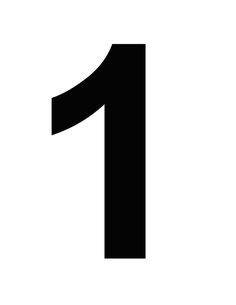
#> input picture session4/1.jpg, 236 x 305 px
$ python demo1.py
#> lines starting #> are read from the running program, lines starting #| are printed output that depends on the picture
import cv2
import numpy as np
import matplotlib.pyplot as plt

# 1. Read the image and convert to grayscale
img_gray = cv2.imread('1.jpg', cv2.IMREAD_GRAYSCALE)
#> img_gray is the input picture: shape (305, 236); min 0, max 255, mean 217.1

if img_gray is None:
    print("Error: Could not load '1.jpg'. Please check the file path.")
else:
    # 2. Convert to float (range 0.0 to 1.0)
    img_float = img_gray.astype(np.float32) / 255.0

    # 3. Define Edge Detection Kernels
    K_vert = np.array([
        [-1,  0,  1],
        [-2,  0,  2],
        [-1,  0,  1]
    ], dtype=np.float32)

    K_horiz = np.array([
        [-1, -2, -1],
        [ 0,  0,  0],
        [ 1,  2,  1]
    ], dtype=np.float32)

    K_diag1 = np.array([
        [ 0,  1,  2],
        [-1,  0,  1],
        [-2, -1,  0]
    ], dtype=np.float32)

    K_diag2 = np.array([
        [ 2,  1,  0],
        [ 1,  0, -1],  # (Fixed minor sign consistency in template row)
        [ 0, -1, -2]
    ], dtype=np.float32)

    # 4. Apply filters using cv2.filter2D (-1 maintains the same depth/float type as input)
    res_vert  = cv2.filter2D(img_float, -1, K_vert)
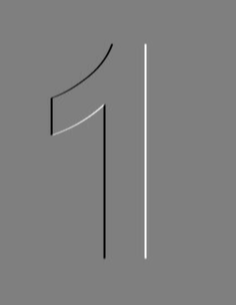
#> res_vert: shape (305, 236) float32; min -3.98, max 3.99, mean 1.8e-09; drawn with min black and max white
    res_horiz = cv2.filter2D(img_float, -1, K_horiz)
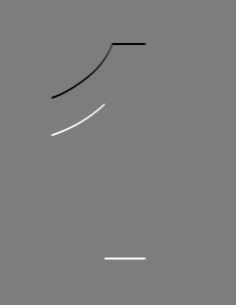
#> res_horiz: shape (305, 236) float32; min -3.87, max 3.99, mean -1.27e-09; drawn with min black and max white
    res_diag1 = cv2.filter2D(img_float, -1, K_diag1)
    res_diag2 = cv2.filter2D(img_float, -1, K_diag2)
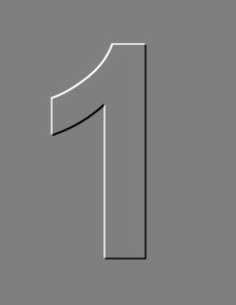
#> res_diag2: shape (305, 236) float32; min -3.94, max 3.92, mean 6.36e-10; drawn with min black and max white

    # 5. Visualize Results in a 2x2 grid
    plt.figure(figsize=(10, 8))

    plt.subplot(2, 2, 1)
    plt.imshow(res_vert, cmap='gray')
    plt.title('Vertical Edges')
    plt.axis('off')

    plt.subplot(2, 2, 2)
    plt.imshow(res_horiz, cmap='gray')
    plt.title('Horizontal Edges')
    plt.axis('off')

    plt.subplot(2, 2, 3)
    plt.imshow(res_diag1, cmap='gray')
    plt.title('Diagonal Edges (+45°)')
    plt.axis('off')

    plt.subplot(2, 2, 4)
    plt.imshow(res_diag2, cmap='gray')
    plt.title('Diagonal Edges (-45°)')
    plt.axis('off')

    plt.tight_layout()
    plt.show()
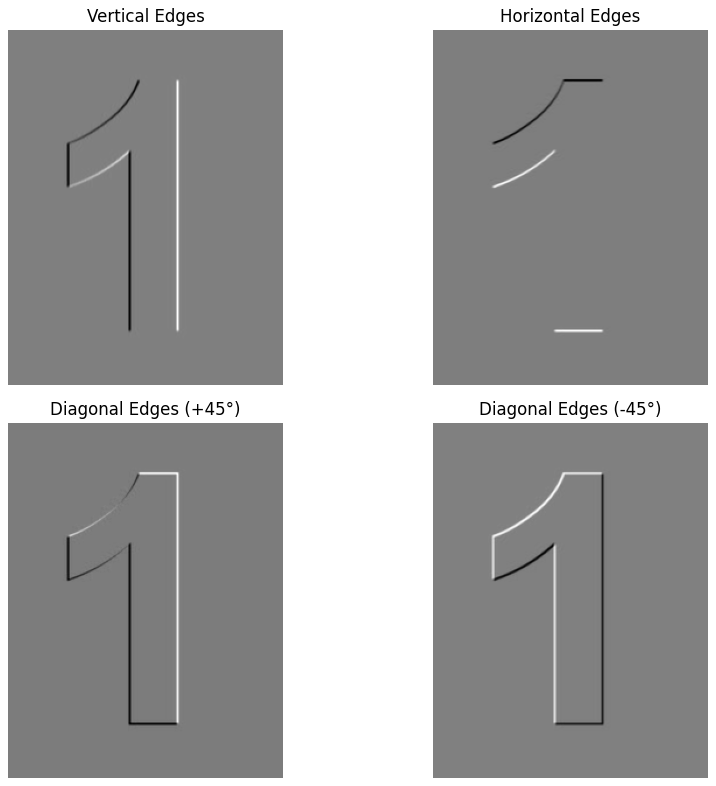
#> figure drawn by matplotlib, 4 panels

$ run again, with session4/2.jpg copied over session4/1.jpg
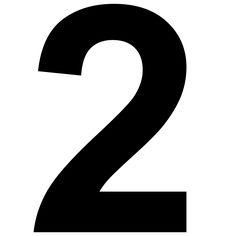
#> input picture session4/2.jpg, 236 x 236 px
#> img_gray is the input picture: shape (236, 236); min 0, max 255, mean 168
#> `res_horiz = cv2.filter2D(img_float, -1, K_horiz)`:
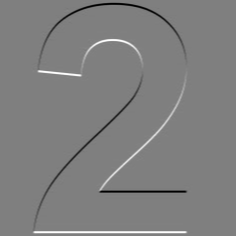
#> res_horiz: shape (236, 236) float32; min -4, max 4, mean -0.000168; drawn with min black and max white
#> `res_diag2 = cv2.filter2D(img_float, -1, K_diag2)`:
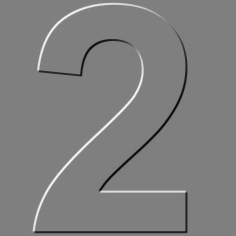
#> res_diag2: shape (236, 236) float32; min -3.98, max 3.98, mean 0.000126; drawn with min black and max white

$ run again, with session4/3.jpg copied over session4/1.jpg
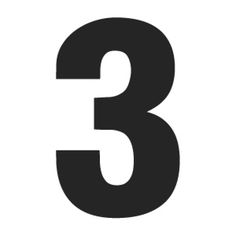
#> input picture session4/3.jpg, 236 x 236 px
#> img_gray is the input picture: shape (236, 236); min 7, max 255, mean 194
#> `res_horiz = cv2.filter2D(img_float, -1, K_horiz)`:
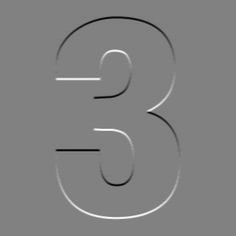
#> res_horiz: shape (236, 236) float32; min -3.67, max 3.58, mean -3.29e-09; drawn with min black and max white
#> `res_diag2 = cv2.filter2D(img_float, -1, K_diag2)`:
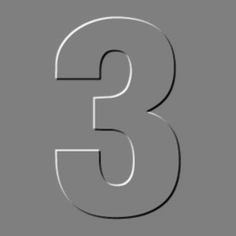
#> res_diag2: shape (236, 236) float32; min -3.43, max 3.43, mean 6.03e-09; drawn with min black and max white

$ run again, with session4/4.jpg copied over session4/1.jpg
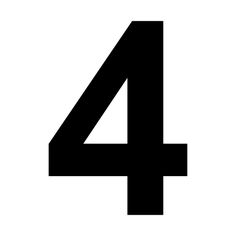
#> input picture session4/4.jpg, 236 x 236 px
#> img_gray is the input picture: shape (236, 236); min 0, max 255, mean 193.7
#> `res_diag2 = cv2.filter2D(img_float, -1, K_diag2)`:
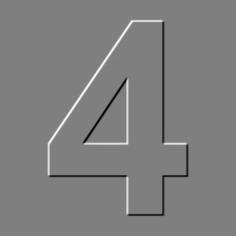
#> res_diag2: shape (236, 236) float32; min -3.91, max 3.91, mean -1.64e-09; drawn with min black and max white
#> `plt.show()`:
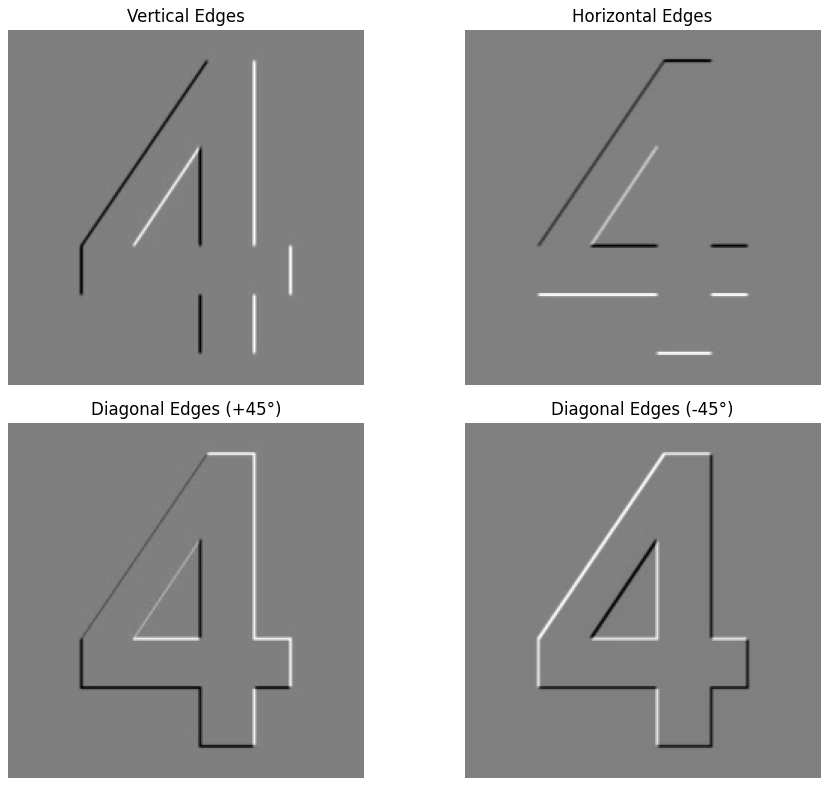
#> figure drawn by matplotlib, 4 panels
